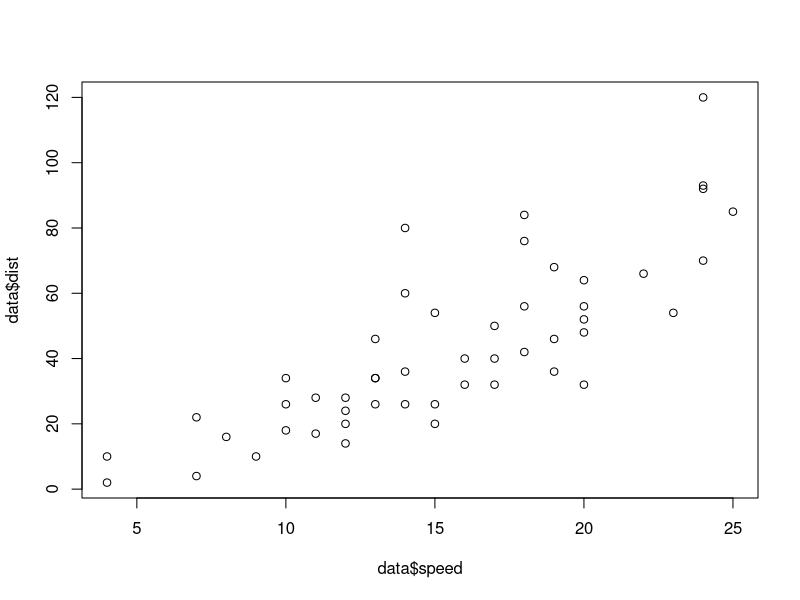
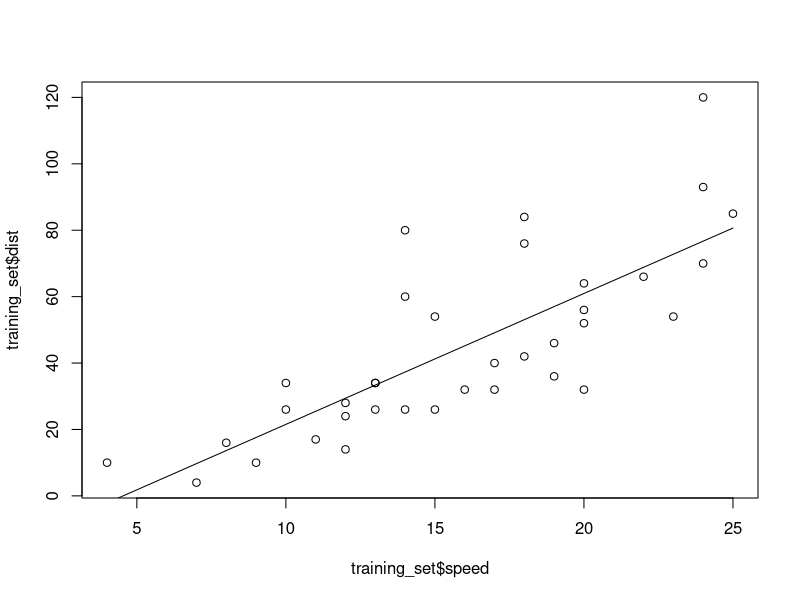
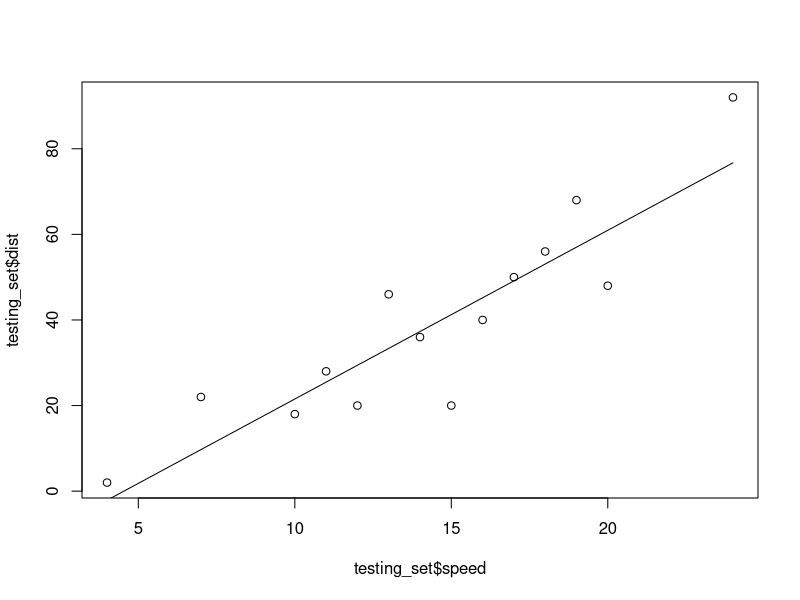
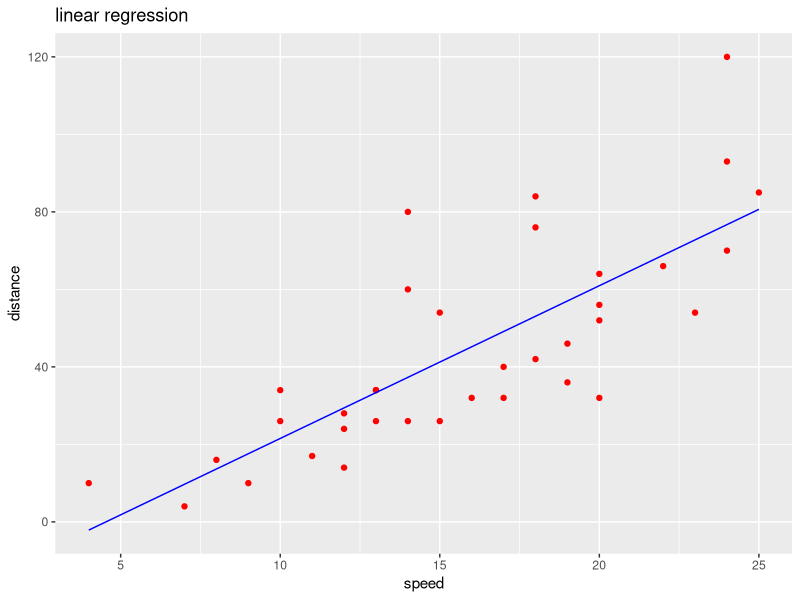

These charts were generated, in order, by the following R code:
data(cars)
data = cars
data
plot(data$speed,data$dist)
#splitting the datset into training and testing
install.packages('caTools')
library(caTools)
split = sample.split(data$speed,SplitRatio = 0.70)
split
training_set = subset(data,split==TRUE)  ## split 70 will go train rest will
testing_set = subset(data,split==FALSE)   # go to test
training_set
testing_set
#fitting with linear regressor
regressor = lm(formula = dist ~ speed,data=training_set)
summary(regressor)
#predict the value
y_pred_training_set = predict(regressor,newdata = training_set)
y_pred_testing_set = predict(regressor,newdata = testing_set)
y_pred_testing_set
y_pred_training_set
#visualising the dats with plot and linewidth
plot(training_set$speed,training_set$dist)
lines(training_set$speed,y_pred_training_set)

plot(testing_set$speed,testing_set$dist)
lines(testing_set$speed,y_pred_testing_set)

#visualising using ggplot
library(ggplot2)
ggplot() +geom_point(aes(x=training_set$speed,y=training_set$dist),color='red') +
        geom_line(aes(x=training_set$speed,y=y_pred_training_set),color='blue') +
        ggtitle('linear regression') + xlab('speed') + ylab('distance')

print(mean(regressor$residuals))
mse <- mean((y_pred_testing_set-testing_set$dist)^2)
print(mse)
rmse <- sqrt(mse)
rmse
